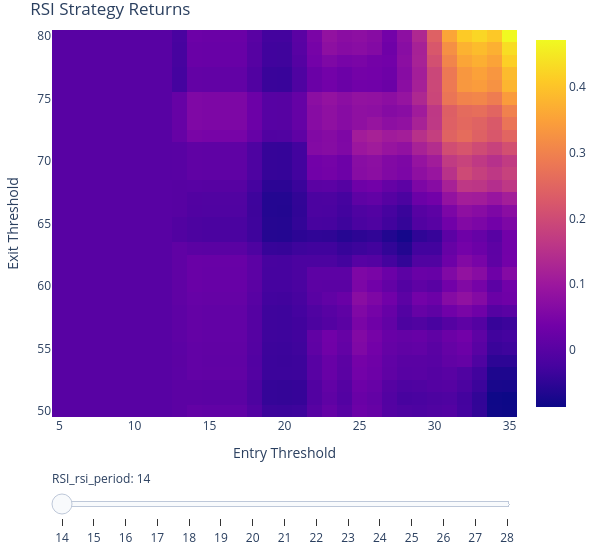

Notebook cell for this chart:
### Code cell
returns = pf_opt.total_return()
# If i wanna collapse an axis to a single value by taking the mean
#returns = returns.groupby(level=["RSI_entry_threshold", "RSI_exit_threshold"]).mean()

# # Plotting 2D heatmap with slider
fig = returns.vbt.heatmap(
    x_level="RSI_entry_threshold",
    y_level="RSI_exit_threshold",
    slider_level="RSI_rsi_period",
    title="RSI Strategy Returns",
    xaxis_title="Entry Threshold",
    yaxis_title="Exit Threshold",
    coloraxis_colorbar=dict(title="Total Return")
    ).show()

### Figure 1 — Plotly figure (JSON) as saved in the notebook; plotly's stock layout.template omitted (floating-point values rounded to 4 significant figures; data arrays with more than 128 entries replaced by an {"elided": "..."} marker saying what was removed)
{"data": [{"colorscale": [[0, "#0d0887"], [0.1111, "#46039f"], [0.2222, "#7201a8"], [0.3333, "#9c179e"], [0.4444, "#bd3786"], [0.5556, "#d8576b"], [0.6667, "#ed7953"], [0.7778, "#fb9f3a"], [0.8889, "#fdca26"], [1, "#f0f921"]], "hoverongaps": false, "hovertemplate": "RSI_entry_threshold: %{x}<br>RSI_exit_threshold: %{y}<br>value: %{z}<extra></extra>", "name": "14", "type": "heatmap", "uid": "180d031f-a91c-4004-b02f-491715d15e2d", "visible": true, "x": [5, 6, 7, 8, 9, 10, 11, 12, 13, 14, 15, 16, 17, 18, 19, 20, 21, 22, 23, 24, 25, 26, 27, 28, 29, 30, 31, 32, 33, 34, 35], "y": [50, 51, 52, 53, 54, 55, 56, 57, 58, 59, 60, 61, 62, 63, 64, 65, 66, 67, 68, 69, 70, 71, 72, 73, 74, 75, 76, 77, 78, 79, 80], "z": {"elided": "31x31 float values"}}, {"colorscale": [[0, "#0d0887"], [0.1111, "#46039f"], [0.2222, "#7201a8"], [0.3333, "#9c179e"], [0.4444, "#bd3786"], [0.5556, "#d8576b"], [0.6667, "#ed7953"], [0.7778, "#fb9f3a"], [0.8889, "#fdca26"], [1, "#f0f921"]], "hoverongaps": false, "hovertemplate": "RSI_entry_threshold: %{x}<br>RSI_exit_threshold: %{y}<br>value: %{z}<extra></extra>", "name": "15", "type": "heatmap", "uid": "ef9c0023-34f3-45cc-bb69-b5470d767af0", "visible": false, "x": [5, 6, 7, 8, 9, 10, 11, 12, 13, 14, 15, 16, 17, 18, 19, 20, 21, 22, 23, 24, 25, 26, 27, 28, 29, 30, 31, 32, 33, 34, 35], "y": [50, 51, 52, 53, 54, 55, 56, 57, 58, 59, 60, 61, 62, 63, 64, 65, 66, 67, 68, 69, 70, 71, 72, 73, 74, 75, 76, 77, 78, 79, 80], "z": {"elided": "31x31 float values"}}, {"colorscale": [[0, "#0d0887"], [0.1111, "#46039f"], [0.2222, "#7201a8"], [0.3333, "#9c179e"], [0.4444, "#bd3786"], [0.5556, "#d8576b"], [0.6667, "#ed7953"], [0.7778, "#fb9f3a"], [0.8889, "#fdca26"], [1, "#f0f921"]], "hoverongaps": false, "hovertemplate": "RSI_entry_threshold: %{x}<br>RSI_exit_threshold: %{y}<br>value: %{z}<extra></extra>", "name": "16", "type": "heatmap", "uid": "007609c1-7ec4-465f-affc-ea86108b5535", "visible": false, "x": [5, 6, 7, 8, 9, 10, 11, 12, 13, 14, 15, 16, 17, 18, 19, 20, 21, 22, 23, 24, 25, 26, 27, 28, 29, 30, 31, 32, 33, 34, 35], "y": [50, 51, 52, 53, 54, 55, 56, 57, 58, 59, 60, 61, 62, 63, 64, 65, 66, 67, 68, 69, 70, 71, 72, 73, 74, 75, 76, 77, 78, 79, 80], "z": {"elided": "31x31 float values"}}, {"colorscale": [[0, "#0d0887"], [0.1111, "#46039f"], [0.2222, "#7201a8"], [0.3333, "#9c179e"], [0.4444, "#bd3786"], [0.5556, "#d8576b"], [0.6667, "#ed7953"], [0.7778, "#fb9f3a"], [0.8889, "#fdca26"], [1, "#f0f921"]], "hoverongaps": false, "hovertemplate": "RSI_entry_threshold: %{x}<br>RSI_exit_threshold: %{y}<br>value: %{z}<extra></extra>", "name": "17", "type": "heatmap", "uid": "3002e596-7e5f-48d8-8839-42e9bcd03f06", "visible": false, "x": [5, 6, 7, 8, 9, 10, 11, 12, 13, 14, 15, 16, 17, 18, 19, 20, 21, 22, 23, 24, 25, 26, 27, 28, 29, 30, 31, 32, 33, 34, 35], "y": [50, 51, 52, 53, 54, 55, 56, 57, 58, 59, 60, 61, 62, 63, 64, 65, 66, 67, 68, 69, 70, 71, 72, 73, 74, 75, 76, 77, 78, 79, 80], "z": {"elided": "31x31 float values"}}, {"colorscale": [[0, "#0d0887"], [0.1111, "#46039f"], [0.2222, "#7201a8"], [0.3333, "#9c179e"], [0.4444, "#bd3786"], [0.5556, "#d8576b"], [0.6667, "#ed7953"], [0.7778, "#fb9f3a"], [0.8889, "#fdca26"], [1, "#f0f921"]], "hoverongaps": false, "hovertemplate": "RSI_entry_threshold: %{x}<br>RSI_exit_threshold: %{y}<br>value: %{z}<extra></extra>", "name": "18", "type": "heatmap", "uid": "2570a4ea-6eb2-46d3-81eb-5a8e0dad0802", "visible": false, "x": [5, 6, 7, 8, 9, 10, 11, 12, 13, 14, 15, 16, 17, 18, 19, 20, 21, 22, 23, 24, 25, 26, 27, 28, 29, 30, 31, 32, 33, 34, 35], "y": [50, 51, 52, 53, 54, 55, 56, 57, 58, 59, 60, 61, 62, 63, 64, 65, 66, 67, 68, 69, 70, 71, 72, 73, 74, 75, 76, 77, 78, 79, 80], "z": {"elided": "31x31 float values"}}, {"colorscale": [[0, "#0d0887"], [0.1111, "#46039f"], [0.2222, "#7201a8"], [0.3333, "#9c179e"], [0.4444, "#bd3786"], [0.5556, "#d8576b"], [0.6667, "#ed7953"], [0.7778, "#fb9f3a"], [0.8889, "#fdca26"], [1, "#f0f921"]], "hoverongaps": false, "hovertemplate": "RSI_entry_threshold: %{x}<br>RSI_exit_threshold: %{y}<br>value: %{z}<extra></extra>", "name": "19", "type": "heatmap", "uid": "6f1dd816-f22a-40c4-8dbc-1e5b99e7fee4", "visible": false, "x": [5, 6, 7, 8, 9, 10, 11, 12, 13, 14, 15, 16, 17, 18, 19, 20, 21, 22, 23, 24, 25, 26, 27, 28, 29, 30, 31, 32, 33, 34, 35], "y": [50, 51, 52, 53, 54, 55, 56, 57, 58, 59, 60, 61, 62, 63, 64, 65, 66, 67, 68, 69, 70, 71, 72, 73, 74, 75, 76, 77, 78, 79, 80], "z": {"elided": "31x31 float values"}}, {"colorscale": [[0, "#0d0887"], [0.1111, "#46039f"], [0.2222, "#7201a8"], [0.3333, "#9c179e"], [0.4444, "#bd3786"], [0.5556, "#d8576b"], [0.6667, "#ed7953"], [0.7778, "#fb9f3a"], [0.8889, "#fdca26"], [1, "#f0f921"]], "hoverongaps": false, "hovertemplate": "RSI_entry_threshold: %{x}<br>RSI_exit_threshold: %{y}<br>value: %{z}<extra></extra>", "name": "20", "type": "heatmap", "uid": "b8c718e1-72ec-401b-97eb-05f78b0707a8", "visible": false, "x": [5, 6, 7, 8, 9, 10, 11, 12, 13, 14, 15, 16, 17, 18, 19, 20, 21, 22, 23, 24, 25, 26, 27, 28, 29, 30, 31, 32, 33, 34, 35], "y": [50, 51, 52, 53, 54, 55, 56, 57, 58, 59, 60, 61, 62, 63, 64, 65, 66, 67, 68, 69, 70, 71, 72, 73, 74, 75, 76, 77, 78, 79, 80], "z": {"elided": "31x31 float values"}}, {"colorscale": [[0, "#0d0887"], [0.1111, "#46039f"], [0.2222, "#7201a8"], [0.3333, "#9c179e"], [0.4444, "#bd3786"], [0.5556, "#d8576b"], [0.6667, "#ed7953"], [0.7778, "#fb9f3a"], [0.8889, "#fdca26"], [1, "#f0f921"]], "hoverongaps": false, "hovertemplate": "RSI_entry_threshold: %{x}<br>RSI_exit_threshold: %{y}<br>value: %{z}<extra></extra>", "name": "21", "type": "heatmap", "uid": "ba4aa854-546b-41c0-806d-17f8b360ef62", "visible": false, "x": [5, 6, 7, 8, 9, 10, 11, 12, 13, 14, 15, 16, 17, 18, 19, 20, 21, 22, 23, 24, 25, 26, 27, 28, 29, 30, 31, 32, 33, 34, 35], "y": [50, 51, 52, 53, 54, 55, 56, 57, 58, 59, 60, 61, 62, 63, 64, 65, 66, 67, 68, 69, 70, 71, 72, 73, 74, 75, 76, 77, 78, 79, 80], "z": {"elided": "31x31 float values"}}, {"colorscale": [[0, "#0d0887"], [0.1111, "#46039f"], [0.2222, "#7201a8"], [0.3333, "#9c179e"], [0.4444, "#bd3786"], [0.5556, "#d8576b"], [0.6667, "#ed7953"], [0.7778, "#fb9f3a"], [0.8889, "#fdca26"], [1, "#f0f921"]], "hoverongaps": false, "hovertemplate": "RSI_entry_threshold: %{x}<br>RSI_exit_threshold: %{y}<br>value: %{z}<extra></extra>", "name": "22", "type": "heatmap", "uid": "69ab220a-af66-4c02-8454-fe1382895c88", "visible": false, "x": [5, 6, 7, 8, 9, 10, 11, 12, 13, 14, 15, 16, 17, 18, 19, 20, 21, 22, 23, 24, 25, 26, 27, 28, 29, 30, 31, 32, 33, 34, 35], "y": [50, 51, 52, 53, 54, 55, 56, 57, 58, 59, 60, 61, 62, 63, 64, 65, 66, 67, 68, 69, 70, 71, 72, 73, 74, 75, 76, 77, 78, 79, 80], "z": {"elided": "31x31 float values"}}, {"colorscale": [[0, "#0d0887"], [0.1111, "#46039f"], [0.2222, "#7201a8"], [0.3333, "#9c179e"], [0.4444, "#bd3786"], [0.5556, "#d8576b"], [0.6667, "#ed7953"], [0.7778, "#fb9f3a"], [0.8889, "#fdca26"], [1, "#f0f921"]], "hoverongaps": false, "hovertemplate": "RSI_entry_threshold: %{x}<br>RSI_exit_threshold: %{y}<br>value: %{z}<extra></extra>", "name": "23", "type": "heatmap", "uid": "c4746f70-f31e-4213-b178-29835489f121", "visible": false, "x": [5, 6, 7, 8, 9, 10, 11, 12, 13, 14, 15, 16, 17, 18, 19, 20, 21, 22, 23, 24, 25, 26, 27, 28, 29, 30, 31, 32, 33, 34, 35], "y": [50, 51, 52, 53, 54, 55, 56, 57, 58, 59, 60, 61, 62, 63, 64, 65, 66, 67, 68, 69, 70, 71, 72, 73, 74, 75, 76, 77, 78, 79, 80], "z": {"elided": "31x31 float values"}}, {"colorscale": [[0, "#0d0887"], [0.1111, "#46039f"], [0.2222, "#7201a8"], [0.3333, "#9c179e"], [0.4444, "#bd3786"], [0.5556, "#d8576b"], [0.6667, "#ed7953"], [0.7778, "#fb9f3a"], [0.8889, "#fdca26"], [1, "#f0f921"]], "hoverongaps": false, "hovertemplate": "RSI_entry_threshold: %{x}<br>RSI_exit_threshold: %{y}<br>value: %{z}<extra></extra>", "name": "24", "type": "heatmap", "uid": "1590df03-d3ef-4bc5-b4c7-bc890651c137", "visible": false, "x": [5, 6, 7, 8, 9, 10, 11, 12, 13, 14, 15, 16, 17, 18, 19, 20, 21, 22, 23, 24, 25, 26, 27, 28, 29, 30, 31, 32, 33, 34, 35], "y": [50, 51, 52, 53, 54, 55, 56, 57, 58, 59, 60, 61, 62, 63, 64, 65, 66, 67, 68, 69, 70, 71, 72, 73, 74, 75, 76, 77, 78, 79, 80], "z": {"elided": "31x31 float values"}}, {"colorscale": [[0, "#0d0887"], [0.1111, "#46039f"], [0.2222, "#7201a8"], [0.3333, "#9c179e"], [0.4444, "#bd3786"], [0.5556, "#d8576b"], [0.6667, "#ed7953"], [0.7778, "#fb9f3a"], [0.8889, "#fdca26"], [1, "#f0f921"]], "hoverongaps": false, "hovertemplate": "RSI_entry_threshold: %{x}<br>RSI_exit_threshold: %{y}<br>value: %{z}<extra></extra>", "name": "25", "type": "heatmap", "uid": "2044d137-ee4b-4c25-b4d1-2d0efbefae6c", "visible": false, "x": [5, 6, 7, 8, 9, 10, 11, 12, 13, 14, 15, 16, 17, 18, 19, 20, 21, 22, 23, 24, 25, 26, 27, 28, 29, 30, 31, 32, 33, 34, 35], "y": [50, 51, 52, 53, 54, 55, 56, 57, 58, 59, 60, 61, 62, 63, 64, 65, 66, 67, 68, 69, 70, 71, 72, 73, 74, 75, 76, 77, 78, 79, 80], "z": {"elided": "31x31 float values"}}, {"colorscale": [[0, "#0d0887"], [0.1111, "#46039f"], [0.2222, "#7201a8"], [0.3333, "#9c179e"], [0.4444, "#bd3786"], [0.5556, "#d8576b"], [0.6667, "#ed7953"], [0.7778, "#fb9f3a"], [0.8889, "#fdca26"], [1, "#f0f921"]], "hoverongaps": false, "hovertemplate": "RSI_entry_threshold: %{x}<br>RSI_exit_threshold: %{y}<br>value: %{z}<extra></extra>", "name": "26", "type": "heatmap", "uid": "7cd0e735-9456-409f-b829-4033994b1fed", "visible": false, "x": [5, 6, 7, 8, 9, 10, 11, 12, 13, 14, 15, 16, 17, 18, 19, 20, 21, 22, 23, 24, 25, 26, 27, 28, 29, 30, 31, 32, 33, 34, 35], "y": [50, 51, 52, 53, 54, 55, 56, 57, 58, 59, 60, 61, 62, 63, 64, 65, 66, 67, 68, 69, 70, 71, 72, 73, 74, 75, 76, 77, 78, 79, 80], "z": {"elided": "31x31 float values"}}, {"colorscale": [[0, "#0d0887"], [0.1111, "#46039f"], [0.2222, "#7201a8"], [0.3333, "#9c179e"], [0.4444, "#bd3786"], [0.5556, "#d8576b"], [0.6667, "#ed7953"], [0.7778, "#fb9f3a"], [0.8889, "#fdca26"], [1, "#f0f921"]], "hoverongaps": false, "hovertemplate": "RSI_entry_threshold: %{x}<br>RSI_exit_threshold: %{y}<br>value: %{z}<extra></extra>", "name": "27", "type": "heatmap", "uid": "7bc275e4-a2eb-4ed0-854f-a061e261c764", "visible": false, "x": [5, 6, 7, 8, 9, 10, 11, 12, 13, 14, 15, 16, 17, 18, 19, 20, 21, 22, 23, 24, 25, 26, 27, 28, 29, 30, 31, 32, 33, 34, 35], "y": [50, 51, 52, 53, 54, 55, 56, 57, 58, 59, 60, 61, 62, 63, 64, 65, 66, 67, 68, 69, 70, 71, 72, 73, 74, 75, 76, 77, 78, 79, 80], "z": {"elided": "31x31 float values"}}, {"colorscale": [[0, "#0d0887"], [0.1111, "#46039f"], [0.2222, "#7201a8"], [0.3333, "#9c179e"], [0.4444, "#bd3786"], [0.5556, "#d8576b"], [0.6667, "#ed7953"], [0.7778, "#fb9f3a"], [0.8889, "#fdca26"], [1, "#f0f921"]], "hoverongaps": false, "hovertemplate": "RSI_entry_threshold: %{x}<br>RSI_exit_threshold: %{y}<br>value: %{z}<extra></extra>", "name": "28", "type": "heatmap", "uid": "46f76a10-12a8-44b8-8b75-d9bf3308a720", "visible": false, "x": [5, 6, 7, 8, 9, 10, 11, 12, 13, 14, 15, 16, 17, 18, 19, 20, 21, 22, 23, 24, 25, 26, 27, 28, 29, 30, 31, 32, 33, 34, 35], "y": [50, 51, 52, 53, 54, 55, 56, 57, 58, 59, 60, 61, 62, 63, 64, 65, 66, 67, 68, 69, 70, 71, 72, 73, 74, 75, 76, 77, 78, 79, 80], "z": {"elided": "31x31 float values"}}], "layout": {"coloraxis": {"colorbar": {"title": {"text": "Total Return"}}}, "height": 555, "legend": {"orientation": "h", "traceorder": "normal", "x": 1, "xanchor": "right", "y": 1.02, "yanchor": "bottom"}, "margin": {"b": 30, "l": 30, "r": 30, "t": 30}, "sliders": [{"active": 0, "currentvalue": {"prefix": "RSI_rsi_period: "}, "pad": {"t": 50}, "steps": [{"args": [{"visible": [true, false, false, false, false, false, false, false, false, false, false, false, false, false, false]}, {}], "label": "14", "method": "update"}, {"args": [{"visible": [false, true, false, false, false, false, false, false, false, false, false, false, false, false, false]}, {}], "label": "15", "method": "update"}, {"args": [{"visible": [false, false, true, false, false, false, false, false, false, false, false, false, false, false, false]}, {}], "label": "16", "method": "update"}, {"args": [{"visible": [false, false, false, true, false, false, false, false, false, false, false, false, false, false, false]}, {}], "label": "17", "method": "update"}, {"args": [{"visible": [false, false, false, false, true, false, false, false, false, false, false, false, false, false, false]}, {}], "label": "18", "method": "update"}, {"args": [{"visible": [false, false, false, false, false, true, false, false, false, false, false, false, false, false, false]}, {}], "label": "19", "method": "update"}, {"args": [{"visible": [false, false, false, false, false, false, true, false, false, false, false, false, false, false, false]}, {}], "label": "20", "method": "update"}, {"args": [{"visible": [false, false, false, false, false, false, false, true, false, false, false, false, false, false, false]}, {}], "label": "21", "method": "update"}, {"args": [{"visible": [false, false, false, false, false, false, false, false, true, false, false, false, false, false, false]}, {}], "label": "22", "method": "update"}, {"args": [{"visible": [false, false, false, false, false, false, false, false, false, true, false, false, false, false, false]}, {}], "label": "23", "method": "update"}, {"args": [{"visible": [false, false, false, false, false, false, false, false, false, false, true, false, false, false, false]}, {}], "label": "24", "method": "update"}, {"args": [{"visible": [false, false, false, false, false, false, false, false, false, false, false, true, false, false, false]}, {}], "label": "25", "method": "update"}, {"args": [{"visible": [false, false, false, false, false, false, false, false, false, false, false, false, true, false, false]}, {}], "label": "26", "method": "update"}, {"args": [{"visible": [false, false, false, false, false, false, false, false, false, false, false, false, false, true, false]}, {}], "label": "27", "method": "update"}, {"args": [{"visible": [false, false, false, false, false, false, false, false, false, false, false, false, false, false, true]}, {}], "label": "28", "method": "update"}]}], "title": {"text": "RSI Strategy Returns"}, "width": 605, "xaxis": {"title": {"text": "Entry Threshold"}}, "yaxis": {"title": {"text": "Exit Threshold"}}}}
